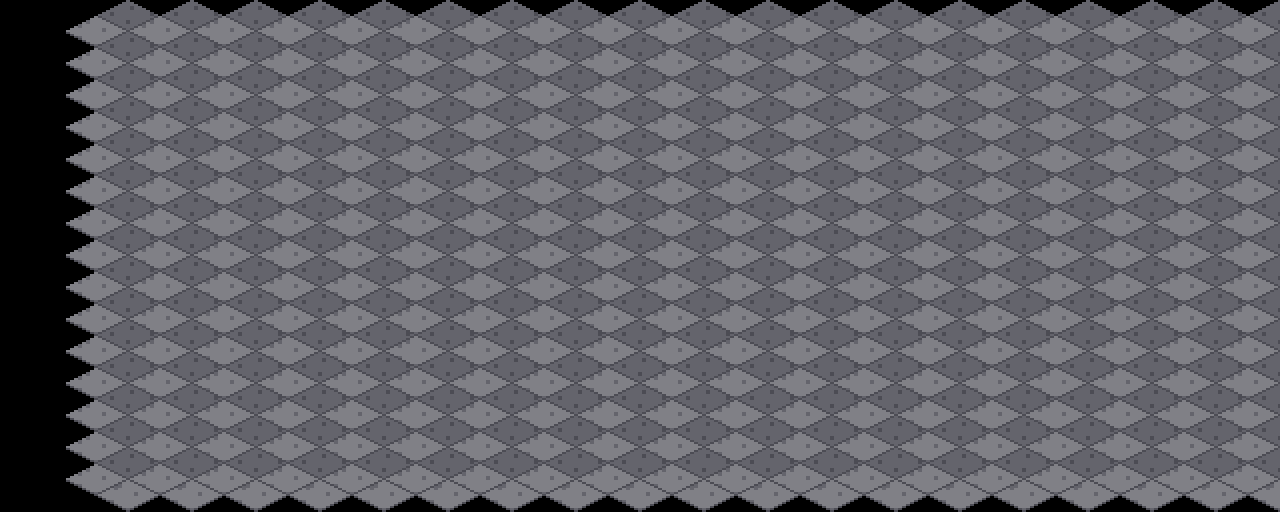

Rendered tile map (Tiled .tmx) drawn with the repository's tilesets; below, a short description and the full map source, tile grids included:
An orthogonal 20x16 tile map with 64x32 px tiles, 1 tile layer (suelo).

<map version="1.10" orientation="orthogonal" renderorder="right-down" width="20" height="16" tilewidth="64" tileheight="32" infinite="0" nextlayerid="2" nextobjectid="1">
 <tileset firstgid="1" name="terreno_mundo" tilewidth="128" tileheight="64" tile_count="203" columns="8">
  <image source="../textures/../textures/terreno_mundo.png" width="1024" height="1664" />
 </tileset>
 <layer id="1" name="suelo" width="20" height="16">
  <data encoding="csv">
0,0,0,0,0,0,0,0,0,0,0,0,0,0,0,0,0,0,0,0,
0,163,163,163,163,163,163,163,163,163,163,163,163,163,163,163,163,163,163,163,
0,163,163,163,163,163,163,163,163,163,163,163,163,163,163,163,163,163,163,163,
0,163,163,163,163,163,163,163,163,163,163,163,163,163,163,163,163,163,163,163,
0,163,163,163,163,163,163,163,163,163,163,163,163,163,163,163,163,163,163,163,
0,163,163,163,163,163,163,163,163,163,163,163,163,163,163,163,163,163,163,163,
0,163,163,163,163,163,163,163,163,163,163,163,163,163,163,163,163,163,163,163,
0,163,163,163,163,163,163,163,163,163,163,163,163,163,163,163,163,163,163,163,
0,163,163,163,163,163,163,163,163,163,163,163,163,163,163,163,163,163,163,163,
0,163,163,163,163,163,163,163,163,163,163,163,163,163,163,163,163,163,163,163,
0,163,163,163,163,163,163,163,163,163,163,163,163,163,163,163,163,163,163,163,
0,163,163,163,163,163,163,163,163,163,163,163,163,163,163,163,163,163,163,163,
0,163,163,163,163,163,163,163,163,163,163,163,163,163,163,163,163,163,163,163,
0,163,163,163,163,163,163,163,163,163,163,163,163,163,163,163,163,163,163,163,
0,163,163,163,163,163,163,163,163,163,163,163,163,163,163,163,163,163,163,163,
0,163,163,163,163,163,163,163,163,163,163,163,163,163,163,163,163,163,163,163
</data>
 </layer>
</map>
